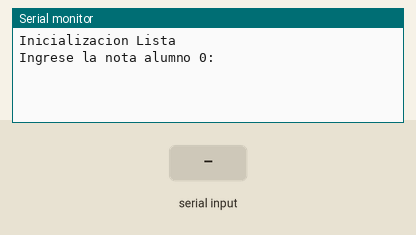
This sketch was run on a simulated Arduino Uno, built with avr-gcc and run on an emulated ATmega328P. Parts: the last lines printed to the serial monitor. The test bench sets the inputs (shaded band).

Above: at 1.2 s.
1.3 s: "90,45\n" received over Serial
At 1.9 s:
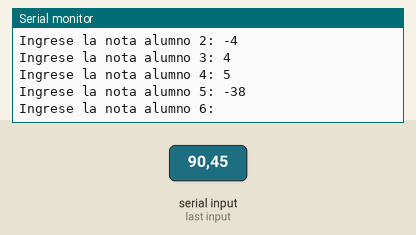
2.8 s: "30,150\n" received over Serial
At 3.7 s:
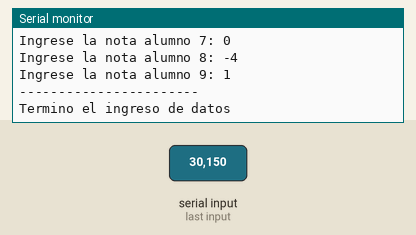
Timing chart, 0 to 5.8 s (numbered marks = the images above; inputs shaded):
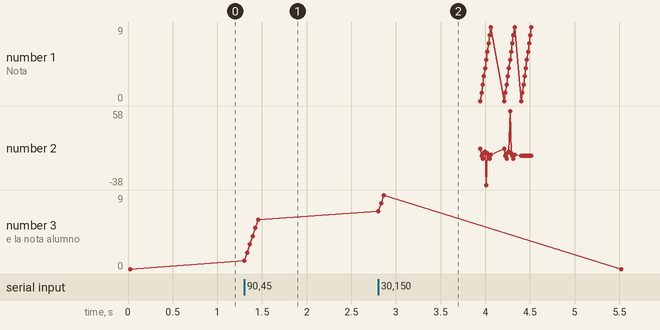

Measured:
- after the input at 1.3 s, the serial monitor: prints a new line at once (image 1)
- after the input at 2.8 s, the serial monitor: prints a new line at once (image 2)
- plotted number 3: 0 → 6 after the input at 1.3 s

The sketch:

main.ino
```cpp
// definicion del tamaño del array
#define TAM_ARRAY 10

// Prototipos de funcion

float CalcularPromedioDelArray(int arr[], int tamanio);
void BorrarValoresDelArray(int arr[], int tamanio);

void BorrarVariable(int var);

void setup()
{
	Serial.begin(9600);
	Serial.println("Inicializacion Lista");
}

// declaracion de un array de 10 ELEMENTOS de tipo int
// SIN inicializacion
int notas[TAM_ARRAY];

// declaracion de un array de 10 ELEMENTOS de tipo int
// Las dos lineas son equivalentes.
// Los valores separados por comas y entre corchetes son los valores de inicializacion.
int vec2[] = {7, 7, 8, 7, 7, 7, 7, 7, 7, 10};
int vec3[TAM_ARRAY] = {7, 7, 8, 7, 7, 7, 7, 7, 7, 10};

void loop()
{

	// vacio el puerto serie, leo todo lo que haya
	while (Serial.available() != 0)
	{
		Serial.read();
	}

	// Recorro todo el array, y por cada loop del for almaceno un valor ingresado desde el serial.
	for (int i = 0; i < TAM_ARRAY; i++)
	{
		Serial.print("Ingrese la nota alumno " + String(i) + ": ");

		while (Serial.available() == 0)
		{
		}							   // Espero que se reciba algo...
		notas[i] = Serial.read() - 48; // Convierto de ASCII a numero 0-9 y guardo en la casilla "i" del array

		Serial.println(notas[i]);
	}

	Serial.println("\n\n-----------------------\n"); // Esto es un separador para que se vea mejor en el teminal
	Serial.println("Termino el ingreso de datos");
	delay(1000);
	Serial.println("-----------------------\n");
	Serial.println("Imprimo los valores del array");

	// Recorro todo el arreglo e imprimo los valores
	for (int i = 0; i < TAM_ARRAY; i++)
	{
		Serial.println("Nota[" + String(i) + "]: " + String(notas[i]));
	}

	Serial.println("\n\n-----------------------\n");
	Serial.println("Calculo de promedio");

	float promedio = CalcularPromedioDelArray(notas, TAM_ARRAY);

	Serial.println("Promedio: " + String(promedio));

	Serial.println("\n\n-----------------------\n");
	Serial.println("Cambio el valor del 6to elemento a 58");
	// Fuerzo el valor del SEXTO elemento del array
	// Se muestra el 5 entre corchetes porque el indice comienza desde CERO
	// Para mostrar que se puede acceder a un elemento cualquiera
	// como si fuese una variable int cualquiera
	notas[5] = 58;

	// Imprimo los valores del array
	for (int i = 0; i < TAM_ARRAY; i++)
	{
		Serial.println("Nota[" + String(i) + "]: " + String(notas[i]));
	}

	Serial.println("\n\n-----------------------\n\n\n");

	Serial.println("Funcion para BORRAR el array");

	BorrarValoresDelArray(notas, TAM_ARRAY); // Los arrays SE PUEDEN MODIFICAR desde dentro de la funcion

	// Imprimo los valores del array
	for (int i = 0; i < TAM_ARRAY; i++)
	{
		Serial.println("Nota[" + String(i) + "]: " + String(notas[i]));
	}

	Serial.println("\n-----------------------\n");
	int variable = 5;
	Serial.println("Var: " + String(variable));

	BorrarVariable(variable); // Este paso de parametros NO altera la variable, opera con una copia

	Serial.println("Var_post: " + String(variable));

	Serial.println("Loop\n\n\n");
	delay(1000);
}

float CalcularPromedioDelArray(int arr[], int tamanio)
{
	// Recorro todo el arreglo y voy sumando cada valor en la variable suma
	// (inicializo a cero para que sea la suma de los elementos del array)
	int suma = 0;
	for (int i = 0; i < tamanio; i++)
	{
		suma = suma + arr[i];
	}

	// El promedio de valores del arreglo es la suma dividido la cantidad de elementos
	float promedio = (float)suma / tamanio;
	return promedio;
}

void BorrarValoresDelArray(int arr[], int tamanio)
{
	for (int i = 0; i < tamanio; i++)
	{
		arr[i] = 0;
	}
}

void BorrarVariable(int var)
{
	var = 0;
}
```
